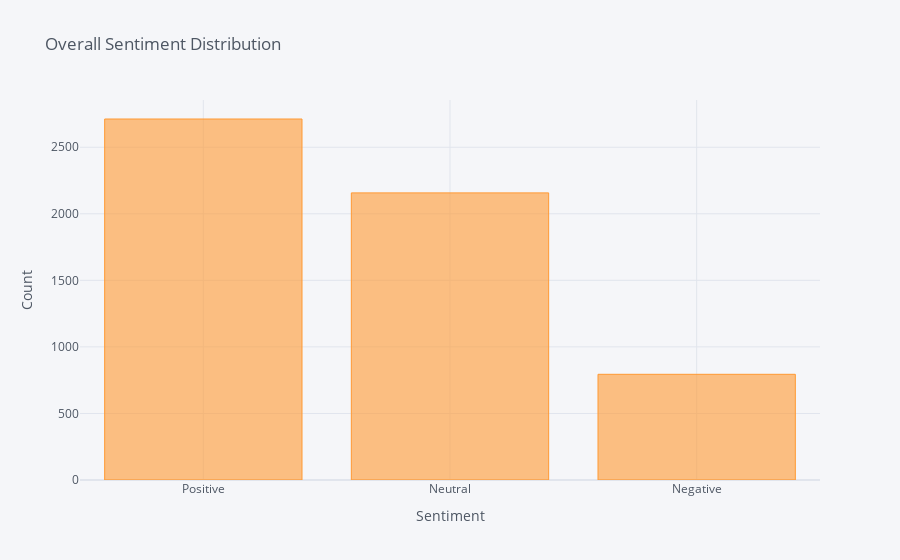

Here is the notebook cell this chart was saved with:
### Markdown cell above
Dans cette étape on va s'interesser à la distribution des sentiments de tous les tweets (la plupart des tweets ont-ils un contexte positif, négatif ou neutre?).

### Code cell
import matplotlib.pyplot as plt
tweets_clean['Sentiment'].value_counts().iplot(kind='bar', xTitle='Sentiment',yTitle='Count', title='Overall Sentiment Distribution')

### Figure 1 — Plotly figure (JSON) as saved in the notebook; plotly's stock layout.template omitted (floating-point values rounded to 4 significant figures)
{"data": [{"marker": {"color": "rgba(255, 153, 51, 0.6)", "line": {"color": "rgba(255, 153, 51, 1.0)", "width": 1}}, "name": "Sentiment", "orientation": "v", "text": "", "type": "bar", "x": ["Positive", "Neutral", "Negative"], "y": [2712, 2157, 794]}], "layout": {"legend": {"bgcolor": "#F5F6F9", "font": {"color": "#4D5663"}}, "paper_bgcolor": "#F5F6F9", "plot_bgcolor": "#F5F6F9", "title": {"font": {"color": "#4D5663"}, "text": "Overall Sentiment Distribution"}, "xaxis": {"gridcolor": "#E1E5ED", "showgrid": true, "tickfont": {"color": "#4D5663"}, "title": {"font": {"color": "#4D5663"}, "text": "Sentiment"}, "zerolinecolor": "#E1E5ED"}, "yaxis": {"gridcolor": "#E1E5ED", "showgrid": true, "tickfont": {"color": "#4D5663"}, "title": {"font": {"color": "#4D5663"}, "text": "Count"}, "zerolinecolor": "#E1E5ED"}}}
